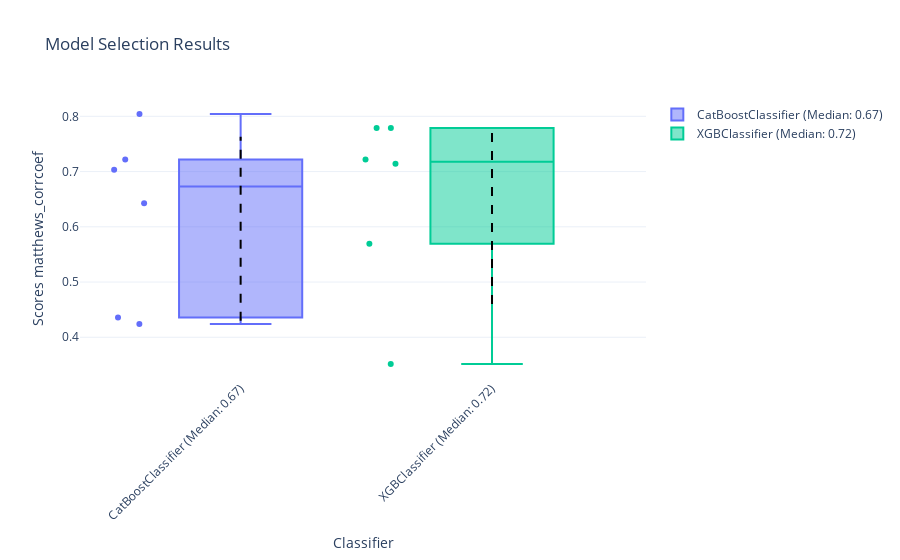

The notebook cell this image was saved under:
### Code cell
df = mlpipe.nested_cv(plot='box',n_trials_ncv=100,rounds=2,outer_splits=3,inner_splits=3,inner_selection='validation_score',search_on=['XGBClassifier','CatBoostClassifier'],parallel='freely_parallel',return_csv=True)

### Figure 1 — Plotly figure (JSON) as saved in the notebook; plotly's stock layout.template omitted (floating-point values rounded to 4 significant figures)
{"data": [{"boxpoints": "all", "jitter": 0.3, "name": "CatBoostClassifier (Median: 0.67)", "pointpos": -1.8, "type": "box", "y": [0.4359, 0.7217, 0.6424, 0.4242, 0.8044, 0.7033]}, {"line": {"color": "black", "dash": "dash"}, "mode": "lines", "showlegend": false, "type": "scatter", "x": ["CatBoostClassifier (Median: 0.67)", "CatBoostClassifier (Median: 0.67)"], "y": [0.43, 0.763]}, {"boxpoints": "all", "jitter": 0.3, "name": "XGBClassifier (Median: 0.72)", "pointpos": -1.8, "type": "box", "y": [0.5692, 0.7217, 0.779, 0.3514, 0.7143, 0.779]}, {"line": {"color": "black", "dash": "dash"}, "mode": "lines", "showlegend": false, "type": "scatter", "x": ["XGBClassifier (Median: 0.72)", "XGBClassifier (Median: 0.72)"], "y": [0.4603, 0.779]}], "layout": {"title": {"text": "Model Selection Results"}, "xaxis": {"tickangle": -45, "title": {"text": "Classifier"}}, "yaxis": {"title": {"text": "Scores matthews_corrcoef"}}}}
